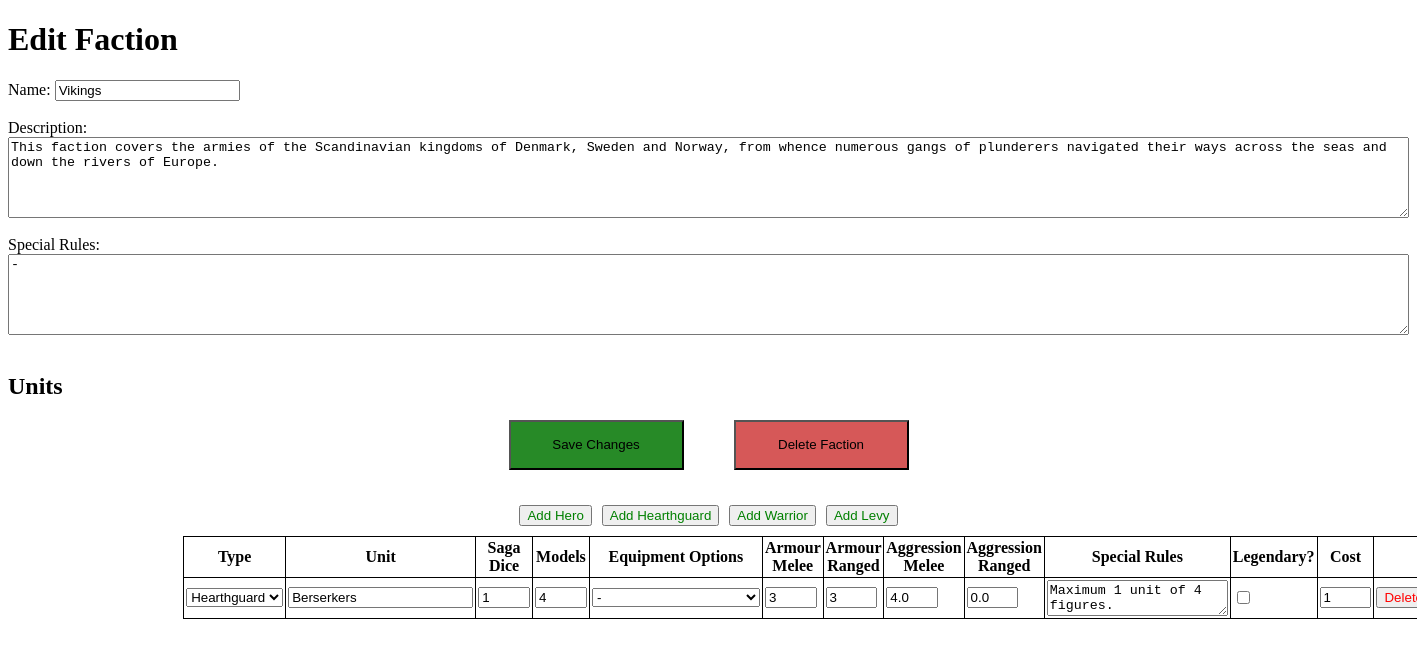
Page /saga/edit/4 on the earlier database version.
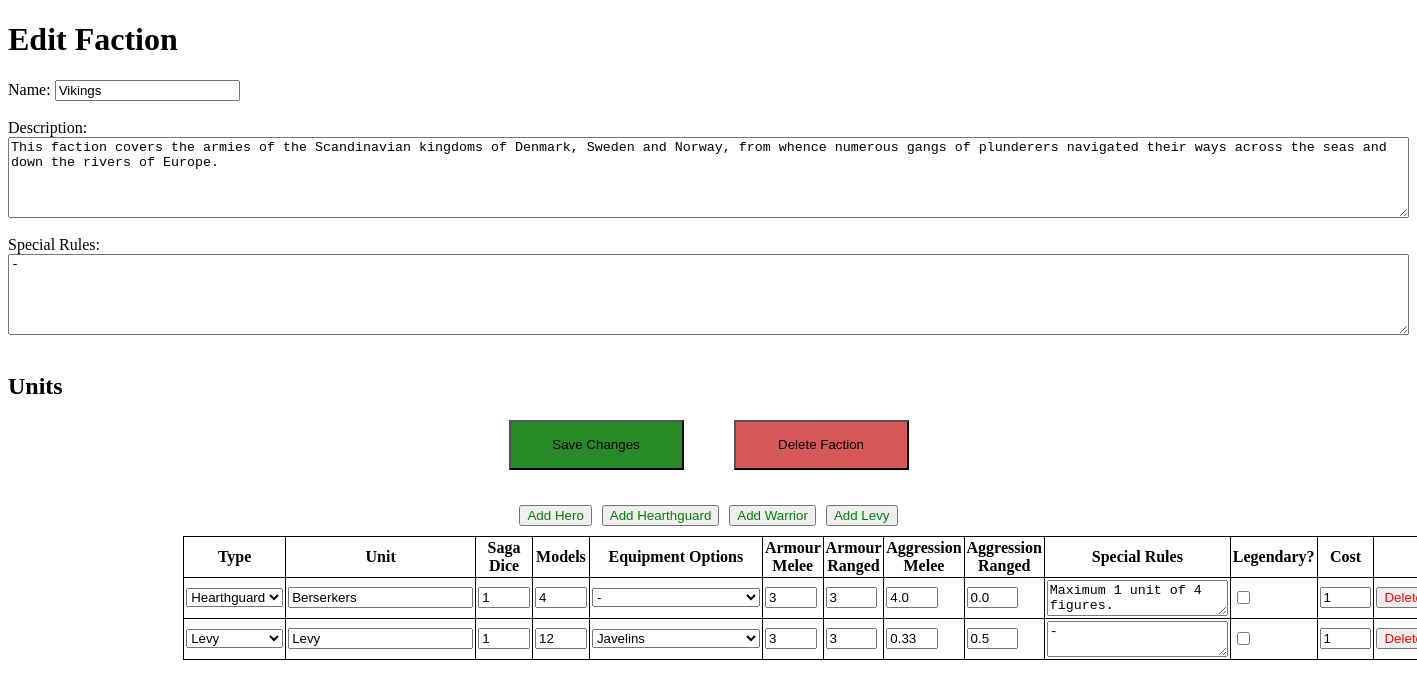
Same page on the later database version.
### saga/models.py (models this page shows, shortened)
class Unit(models.Model):
    id = models.AutoField(primary_key=True)
    sagaDice = models.PositiveIntegerField(default = 1)
    cost = models.PositiveIntegerField(default = 1)
    unitType = models.CharField(max_length = 20, default = "Hearthguard", choices=So.unitOptions)
    unitName = models.CharField(max_length = 50, default = "Hearthguard")
    numModels = models.PositiveIntegerField(default = 4)
    equipment = models.CharField(max_length = 50, default = "-", choices=So.equipmentOptions)
    armourMelee = models.PositiveIntegerField(default = 5)
    armourRanged = models.PositiveIntegerField(default = 5)
    aggMelee = models.FloatField(default = 2)
    aggRanged = models.FloatField(default = 0)
    specialRules = models.TextField(default = "-")
    isLegendary = models.BooleanField(default = False)
    factionId = models.ForeignKey(Faction, on_delete = models.CASCADE)

### saga/views.py (the view)
# urls.py: path("edit/<int:factionId>", views.edit, name = 'edit'),
def edit(request,factionId):
    faction = Faction.objects.filter(id = factionId)
    if faction.count() > 0:
        unitList = Unit.objects.filter(factionId__id = factionId)
        if unitList.count() > 0:
            heroList = Unit.objects.filter(factionId__id = factionId, unitType = "Hero").order_by("unitName")
            hearthguardList = Unit.objects.filter(factionId__id = factionId, unitType = "Hearthguard").order_by("unitName")
            warriorList = Unit.objects.filter(factionId__id = factionId, unitType = "Warrior").order_by("unitName")
            levyList = Unit.objects.filter(factionId__id = factionId, unitType = "Levy").order_by("unitName")
            unitSet = [heroList,hearthguardList,warriorList,levyList]
            context = {
                "unitSet" :unitSet,
                "faction" : faction,
                "options" : Options
                }
            return render(request, "saga/edit.html", context)
    else:
        return redirect(reverse('saga:create'))

### saga/templates/saga/edit.html (shortened to what the changed rows need)
<!DOCTYPE html>
<html lang="en">
{% load static %}
<link rel="stylesheet" href = "{%static 'saga/style.css'%}">
<head>
</head>
<body>
    <h1>Edit Faction</h1>
    <form id = "factionForm" method = "post">
        <br><br>
        <br>
        <h2>Units</h2>
        <div style = "width: 75%; margin: 0 auto;">
            <table id = "unitTable">
                <tr>
                    <th>Type</th>
                    <th>Unit</th>
                    <th>Saga Dice</th>
                    <th>Models</th>
                    <th>Equipment Options</th>
                    <th>Armour Melee</th>
                    <th>Armour Ranged</th>
                    <th>Aggression Melee</th>
                    <th>Aggression Ranged</th>
                    <th>Special Rules</th>
                    <th>Legendary?</th>
                    <th>Cost</th>
                </tr>
                {% for collection in unitSet %}
                    {% for unit in collection %}
                        <tr>
                            <td>
                                <select name = "unitType">
                                    {% for tuple in options.unitOptions %}
                                        <option value = "{{ tuple.0 }}" {%if tuple.1 == unit.unitType %} selected {%endif%}>{{tuple.1}}</option>
                                    {% endfor %}
                                </select>
                            </td>
                            <td><input type = "text" name = "unitName"  value = "{% autoescape off %}{{unit.unitName}}{% endautoescape %}"></td>
                            <td><input type = "number" name = "sagaDice" class = "shrinkInput" min = "0"  value = {{unit.sagaDice}}></td>
                            <td><input type = "number" name = "numModels" class = "shrinkInput" min = "0"  value = {{unit.numModels}}></td>
                            <td>
                                <select name = "equipment">
                                    {% for tuple in options.equipmentOptions %}
                                        <option value = "{{ tuple.0 }}" {%if tuple.1 == unit.equipment %} selected {%endif%}>{{tuple.1}}</option>
                                    {% endfor %}
                                </select>
                            </td>
                            <td><input type = "number" name = "armourMelee" class = "shrinkInput" min = "0" value = {{unit.armourMelee}}></td>
                            <td><input type = "number" name = "armourRanged" class = "shrinkInput" min = "0" value = {{unit.armourRanged}}></td>
                            <td><input type = "number" name = "aggMelee" class = "shrinkInput" min = "0" step = "0.01" value = {{unit.aggMelee}}></td>
                            <td><input type = "number" name = "aggRanged" class = "shrinkInput" min = "0" step = "0.01" value = {{unit.aggRanged}}></td>
                            <td><textarea name = "specialRules">{{ unit.specialRules }}</textarea></td>
                            <td><input type = "checkbox" name = "isLegendary" {%if unit.isLegendary %} checked {% endif %}></td>
                            <td><input type = "number" name = "cost" class = "shrinkInput" value = {{unit.cost}}></td>
                            <td><button class = "deleteRow" type = "button">Delete</button></td>
                        </tr>
                    {% endfor %}
                {% endfor %}
            </table>
        </div>
    </form>
</body>
</html>

Differences in the rows shown:
added Unit: unitType "Levy", unitName "Levy", sagaDice "1", numModels "12", equipment "Javelins", armourMelee "3", armourRanged "3", aggMelee "0.33", aggRanged "0.5", specialRules "-", cost "1"
